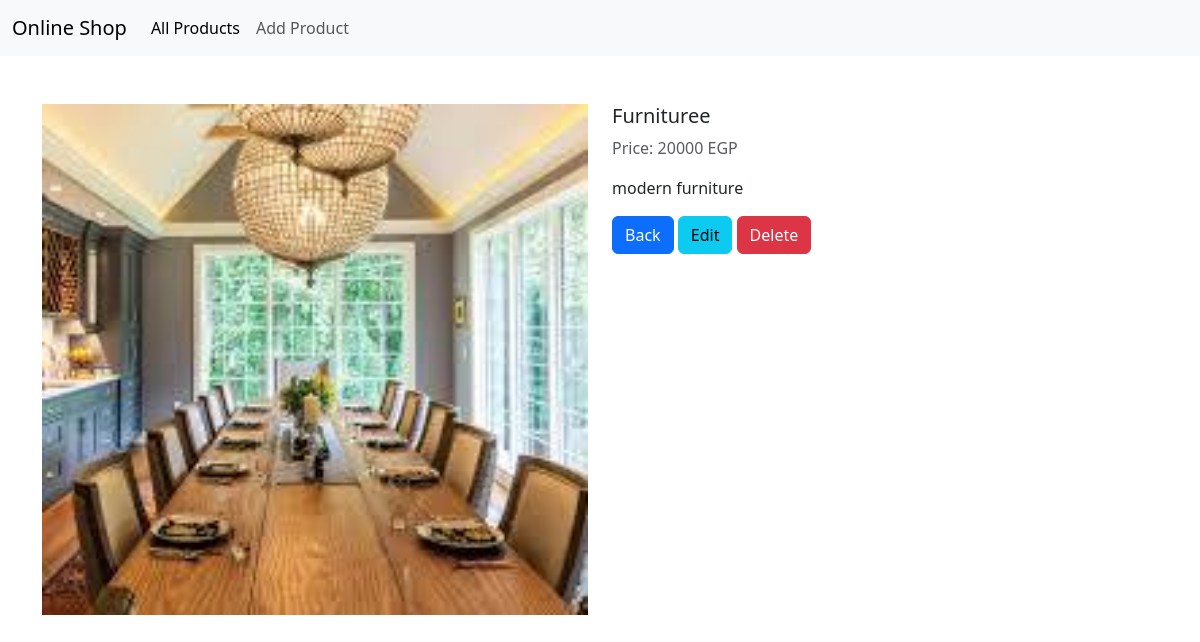
/show.php?id=9 (signed in), run on the app's committed database.
### tables this page shows
CREATE TABLE `products` (
  `product_id` int(11) NOT NULL,
  `product_name` varchar(100) NOT NULL,
  `product_description` text DEFAULT NULL,
  `product_price` decimal(10,0) NOT NULL,
  `product_image` varchar(50) NOT NULL
);

### classes/Request.php (called while the page is built, shortened)
<?php
require_once ('Product.php');
class Request {
    public function GetData($key)
    {
        if (isset($_GET[$key]))
        {
            return empty($_GET[$key])? null: $_GET[$key];
        }
        return null;
    }
}

### classes/Validation.php (called while the page is built, shortened)
<?php
class Validation {
    static public function ValidateId($id)
    {
        if (filter_var($id,FILTER_SANITIZE_NUMBER_INT))
            return $id >= 0? true:false;
        return false;
    }
}

### classes/DataBase.php (called while the page is built, shortened)
<?php
require_once ('Product.php');
class DataBase {
    static public $Host = 'localhost';
    static private $dbName = 'Online_Shop';
    static private $username = 'root';
    static private $password = '';
    static private function TestConnection()
    {
        try
        {
            $connection = new PDO("mysql:host=" . self::$Host . ";dbname=" . self::$dbName, self::$username, self::$password);
            return $connection;
        }
        catch(PDOException $ex)
        {
            return null;
        }
    }
    static private function Query($query)
    {
        try
        {
            $connection = self::TestConnection();
            if ($connection != null)
            {
                $statement = $connection->prepare($query);
                $statement->execute();
                $result = $statement->fetchAll();
                if (count($result))
                    return $result;
                return null;
            }
            return null;
        }
        catch (Exception $ex)
        {
            return null;
        }
    }
    static private function GetFirstRecord($sql)
    {
        $res = self::Query($sql);
        return $res? $res[0]:null;
    }
    static public function GetOneProduct($id)
    {
        $sql = "Select * from products where product_id = $id";
        $result =  self::GetFirstRecord($sql);
        if ($result != null){
            $product = new Product(
                $result['product_id'],
                $result['product_name'],
                $result['product_price'],
                $result['product_description'],
                $result['product_image']
            );
            return $product;
        }return null;
    }
}

### classes/Product.php (called while the page is built, shortened)
<?php
class Product {
    private $id;
    private $name;
    private $price;
    private $desc;
    private $img;
    public function __construct($id, $name, $price, $desc, $img) {
        $this->id = $id;
        $this->name = $name;
        $this->price = $price;
        $this->desc = $desc;
        $this->img = $img;
    }
    public function getId() {
        return $this->id;
    }
    public function getName(){
        return $this->name;
    }
    public function getPrice(){
        return $this->price;
    }
    public function getDescription(){
        return $this->desc;
    }
    public function getImage(){
        return $this->img;
    }
}

### show.php (the view)
<?php include 'inc/header.php'; ?>
<?php require_once ('classes/Request.php'); ?>
<?php require_once ('classes/Validation.php'); ?>
<?php require_once ('classes/DataBase.php'); ?>
<div class="container my-5">
    <div class="row">
    <?php
    $request = new Request;
    $id =  $request->GetData('id');
    $id = Validation::ValidateId($id)? $id:1;
    $p = DataBase::GetOneProduct($id);
    if ($p != null) {
    ?>
    <div class="col-lg-6">
        <img src="images/<?php echo $p->getImage() ?>" class="card-img-top">
    </div>
    <div class="col-lg-6">
        <h5 ><?php echo $p->getName()?></h5>
        <p class="text-muted">Price: <?php echo $p->getPrice()?> EGP</p>
        <p><?php echo $p->getDescription()?></p>
        <a href="index.php" class="btn btn-primary">Back</a>
        <a href="edit.php?id=<?php echo $p->getId()?>" class="btn btn-info">Edit</a>
        <a href="handlers/DeleteProduct.php?id=<?php echo $p->getId();?>" class="btn btn-danger">Delete</a>
    </div>
    <?php } ?>
    </div>
</div>
<?php include 'inc/footer.php'; ?>

### data on the page
products: product_image (picture), product_name "Furnituree", product_price "20000", product_description "modern furniture"
